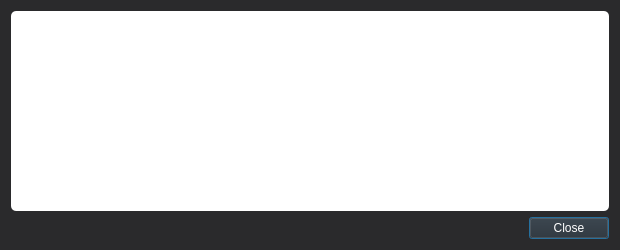
<?xml version="1.0" encoding="UTF-8"?>
<ui version="4.0">
 <class>TransactionDescDialog</class>
 <widget class="QDialog" name="TransactionDescDialog">
  <property name="geometry">
   <rect>
    <x>0</x>
    <y>0</y>
    <width>620</width>
    <height>250</height>
   </rect>
  </property>
  <property name="windowTitle">
   <string>Transaction details</string>
  </property>
  <property name="styleSheet">
   <string notr="true">background: rgb(42,42,44); color: white</string>
  </property>
  <layout class="QVBoxLayout" name="verticalLayout">
   <item>
    <widget class="QTextEdit" name="detailText">
     <property name="toolTip">
      <string>This pane shows a detailed description of the transaction</string>
     </property>
     <property name="styleSheet">
      <string notr="true">border-radius: 5px; padding-top: 2px; padding-bottom: 2px; background:white; color: rgb(42,42,44)</string>
     </property>
     <property name="readOnly">
      <bool>true</bool>
     </property>
    </widget>
   </item>
   <item>
    <widget class="QDialogButtonBox" name="buttonBox">
     <property name="orientation">
      <enum>Qt::Horizontal</enum>
     </property>
     <property name="standardButtons">
      <set>QDialogButtonBox::Close</set>
     </property>
    </widget>
   </item>
  </layout>
 </widget>
 <resources/>
 <connections>
  <connection>
   <sender>buttonBox</sender>
   <signal>accepted()</signal>
   <receiver>TransactionDescDialog</receiver>
   <slot>accept()</slot>
   <hints>
    <hint type="sourcelabel">
     <x>248</x>
     <y>254</y>
    </hint>
    <hint type="destinationlabel">
     <x>157</x>
     <y>274</y>
    </hint>
   </hints>
  </connection>
  <connection>
   <sender>buttonBox</sender>
   <signal>rejected()</signal>
   <receiver>TransactionDescDialog</receiver>
   <slot>reject()</slot>
   <hints>
    <hint type="sourcelabel">
     <x>316</x>
     <y>260</y>
    </hint>
    <hint type="destinationlabel">
     <x>286</x>
     <y>274</y>
    </hint>
   </hints>
  </connection>
 </connections>
</ui>
